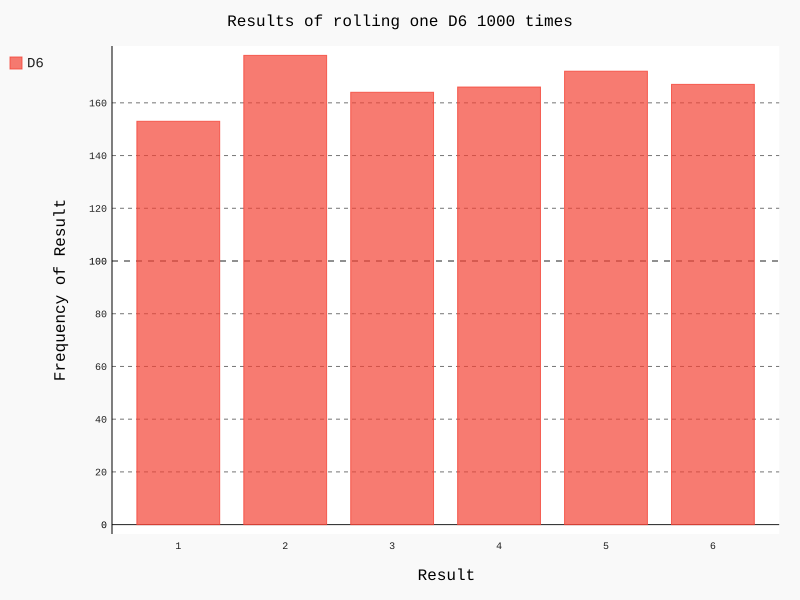

This figure's Python source:
import pygal
from die import Die

#create a D6
die=Die()

#throw dice several times, and storage the result in a list
results = []
for roll_num in range(1000):
    result = die.roll()
    results.append(result)

#analyze result
frequencies = []
for value in range(1, die.num_sides + 1):
    frequency = results.count(value)
    frequencies.append(frequency)

#made result visable
hist = pygal.Bar()

hist.title = "Results of rolling one D6 1000 times"
hist.x_labels = ['1', '2', '3', '4', '5', '6']
hist.x_title = "Result"
hist.y_title = "Frequency of Result"

hist.add('D6', frequencies)
hist.render_to_file('die_visual.svg')
